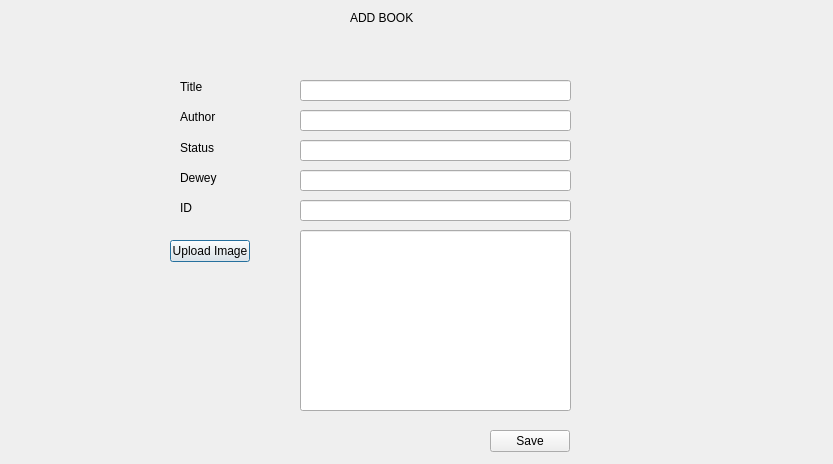
<?xml version="1.0" encoding="UTF-8"?>
<ui version="4.0">
 <class>Dialog</class>
 <widget class="QDialog" name="Dialog">
  <property name="geometry">
   <rect>
    <x>0</x>
    <y>0</y>
    <width>833</width>
    <height>464</height>
   </rect>
  </property>
  <property name="windowTitle">
   <string>Dialog</string>
  </property>
  <widget class="QLabel" name="label">
   <property name="geometry">
    <rect>
     <x>180</x>
     <y>80</y>
     <width>47</width>
     <height>14</height>
    </rect>
   </property>
   <property name="text">
    <string>Title</string>
   </property>
  </widget>
  <widget class="QLabel" name="label_2">
   <property name="geometry">
    <rect>
     <x>180</x>
     <y>110</y>
     <width>47</width>
     <height>14</height>
    </rect>
   </property>
   <property name="text">
    <string>Author</string>
   </property>
  </widget>
  <widget class="QLabel" name="addbookTitle">
   <property name="geometry">
    <rect>
     <x>350</x>
     <y>10</y>
     <width>121</width>
     <height>16</height>
    </rect>
   </property>
   <property name="text">
    <string>ADD BOOK</string>
   </property>
  </widget>
  <widget class="QLabel" name="label_3">
   <property name="geometry">
    <rect>
     <x>180</x>
     <y>140</y>
     <width>47</width>
     <height>16</height>
    </rect>
   </property>
   <property name="text">
    <string>Status</string>
   </property>
  </widget>
  <widget class="QLabel" name="label_4">
   <property name="geometry">
    <rect>
     <x>180</x>
     <y>170</y>
     <width>47</width>
     <height>16</height>
    </rect>
   </property>
   <property name="text">
    <string>Dewey</string>
   </property>
  </widget>
  <widget class="QLabel" name="label_5">
   <property name="geometry">
    <rect>
     <x>180</x>
     <y>200</y>
     <width>47</width>
     <height>16</height>
    </rect>
   </property>
   <property name="text">
    <string>ID</string>
   </property>
  </widget>
  <widget class="QLineEdit" name="lineEdit">
   <property name="geometry">
    <rect>
     <x>300</x>
     <y>80</y>
     <width>271</width>
     <height>21</height>
    </rect>
   </property>
  </widget>
  <widget class="QLineEdit" name="lineEdit_2">
   <property name="geometry">
    <rect>
     <x>300</x>
     <y>110</y>
     <width>271</width>
     <height>21</height>
    </rect>
   </property>
  </widget>
  <widget class="QLineEdit" name="lineEdit_3">
   <property name="geometry">
    <rect>
     <x>300</x>
     <y>140</y>
     <width>271</width>
     <height>21</height>
    </rect>
   </property>
  </widget>
  <widget class="QLineEdit" name="lineEdit_4">
   <property name="geometry">
    <rect>
     <x>300</x>
     <y>170</y>
     <width>271</width>
     <height>21</height>
    </rect>
   </property>
  </widget>
  <widget class="QLineEdit" name="lineEdit_5">
   <property name="geometry">
    <rect>
     <x>300</x>
     <y>200</y>
     <width>271</width>
     <height>21</height>
    </rect>
   </property>
  </widget>
  <widget class="QLineEdit" name="lineEdit_6">
   <property name="geometry">
    <rect>
     <x>300</x>
     <y>230</y>
     <width>271</width>
     <height>181</height>
    </rect>
   </property>
  </widget>
  <widget class="QPushButton" name="pushButton">
   <property name="geometry">
    <rect>
     <x>170</x>
     <y>240</y>
     <width>80</width>
     <height>22</height>
    </rect>
   </property>
   <property name="text">
    <string>Upload Image</string>
   </property>
  </widget>
  <widget class="QPushButton" name="pushButton_2">
   <property name="geometry">
    <rect>
     <x>490</x>
     <y>430</y>
     <width>80</width>
     <height>22</height>
    </rect>
   </property>
   <property name="text">
    <string>Save</string>
   </property>
  </widget>
 </widget>
 <resources/>
 <connections/>
</ui>
